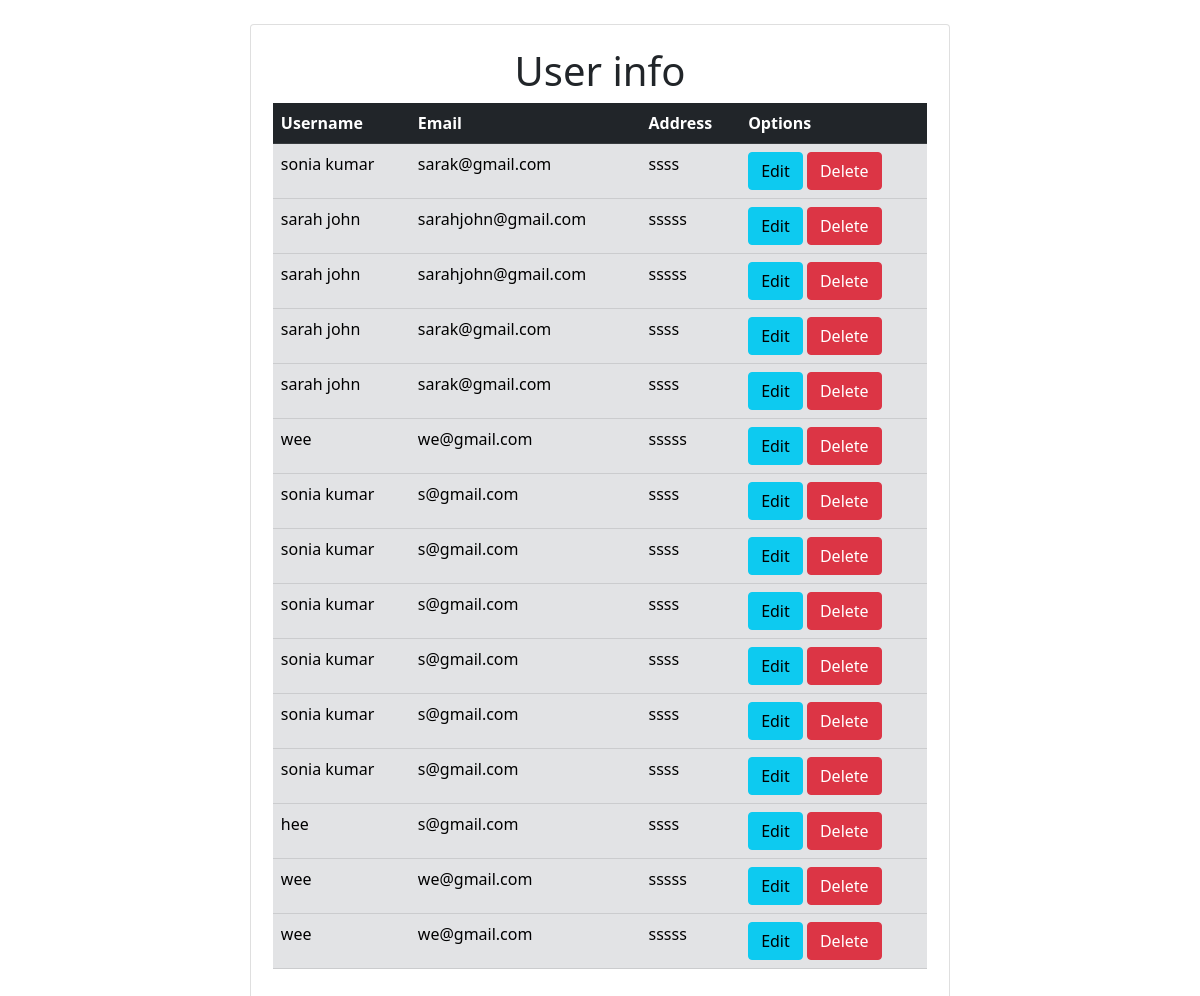
/display_info/, run on an earlier commit of the app's database.
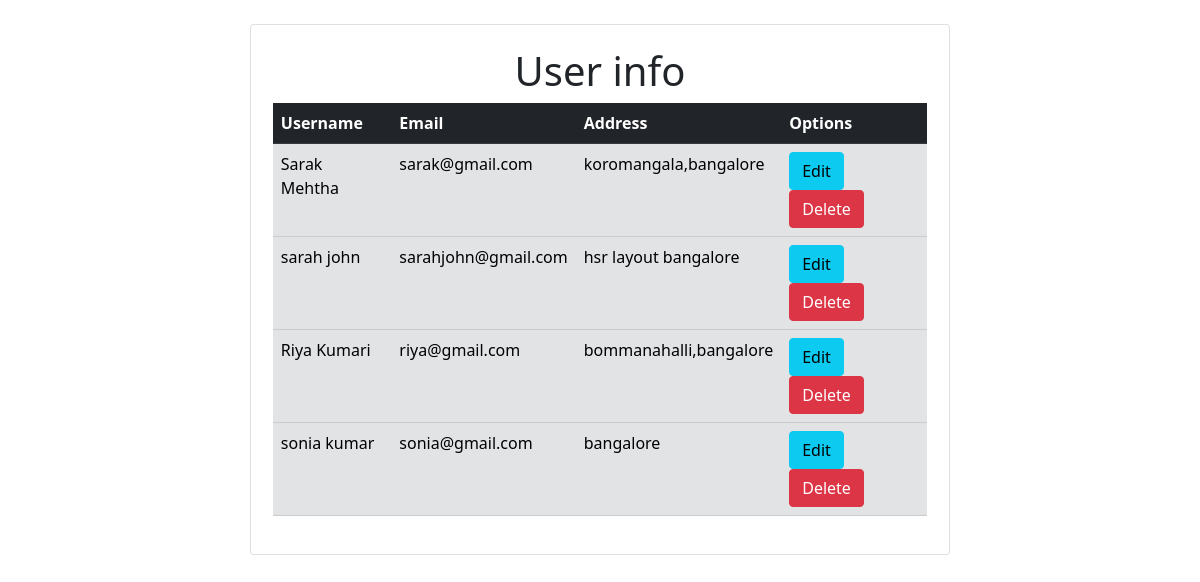
And on a later commit of the database.
### website/models.py (models this page shows)
class User_info(models.Model):
    id=models.UUIDField(default=uuid.uuid4,unique=True,primary_key=True,editable=False)
    username=models.CharField(max_length=15)
    email=models.EmailField(max_length=32)
    password=models.CharField(max_length=32)
    address=models.CharField(max_length=200)

### website/views.py (the view)
# urls.py: path('display_info/',views.display_info,name="display_info"),
def display_info(request):
    all_entries=User_info.objects.all()
    return render(request, 'display_info.html', {'entries':all_entries})

### website/templates/display_info.html (shortened to what this page needs)
{%   extends 'layout.html'       %}
{% block content  %}
<div class="container">
    <div class="card">
        <h1><center>User info</center> </h1>
        <table class="table table-secondary table-hover">
            <tr class="table table-dark">
                <th>Username</th>
                <th>Email</th>
                <th>Address</th>
                <th>Options</th>
            </tr>
        {% for entry in entries         %}
            <tr >
                <td >{{entry.username}}</td>
                <td >{{entry.email}}</td>
                <td >{{entry.address}}</td>
                <td><button class="btn btn-info" >Edit</button>
                <button id="del" class="btn btn-danger">Delete</button></td>
                </tr>
        {%  endfor     %}
            </table>
    </div>
</div>
{%  endblock    %}

### website/templates/layout.html (shortened to what this page needs)
<!doctype html>
<html lang="en">
  <head>
    <link href="https://cdn.jsdelivr.net/npm/bootstrap@5.1.0/dist/css/bootstrap.min.css" rel="stylesheet">
    <link rel="stylesheet" href="https://cdnjs.cloudflare.com/ajax/libs/font-awesome/4.7.0/css/font-awesome.min.css">
  </head>
  <body>
{% block content   %}
{%  endblock  %}
  </body>
</html>

### website/templates/display_info.html (style rules this page uses)
.container { padding:2%; display:flex; align-items:center; justify-content:center; }
.card { font-size:1em; width:700px; padding:2%; }

What changed in the data, as far as the page shows it:
removed User_info: username "sarah john", email "sarak@gmail.com", address "ssss"
removed User_info: username "sarah john", email "sarak@gmail.com", address "ssss"
removed User_info: username "wee", email "we@gmail.com", address "sssss"
removed User_info: username "sonia kumar", email "s@gmail.com", address "ssss"
removed User_info: username "sonia kumar", email "s@gmail.com", address "ssss"
removed User_info: username "sonia kumar", email "s@gmail.com", address "ssss"
removed User_info: username "sonia kumar", email "s@gmail.com", address "ssss"
removed User_info: username "sonia kumar", email "s@gmail.com", address "ssss"
removed User_info: username "hee", email "s@gmail.com", address "ssss"
removed User_info: username "wee", email "we@gmail.com", address "sssss"
removed User_info: username "wee", email "we@gmail.com", address "sssss"
changed User_info "sarak@gmail.com": username "sonia kumar" → "Sarak Mehtha"; address "ssss" → "koromangala,bangalore"
changed User_info "sarah john": address "sssss" → "hsr layout bangalore"
changed User_info: username "sarah john" → "Riya Kumari"; email "sarahjohn@gmail.com" → "riya@gmail.com"; address "sssss" → "bommanahalli,bangalore"
changed User_info "sonia kumar": email "s@gmail.com" → "sonia@gmail.com"; address "ssss" → "bangalore"
